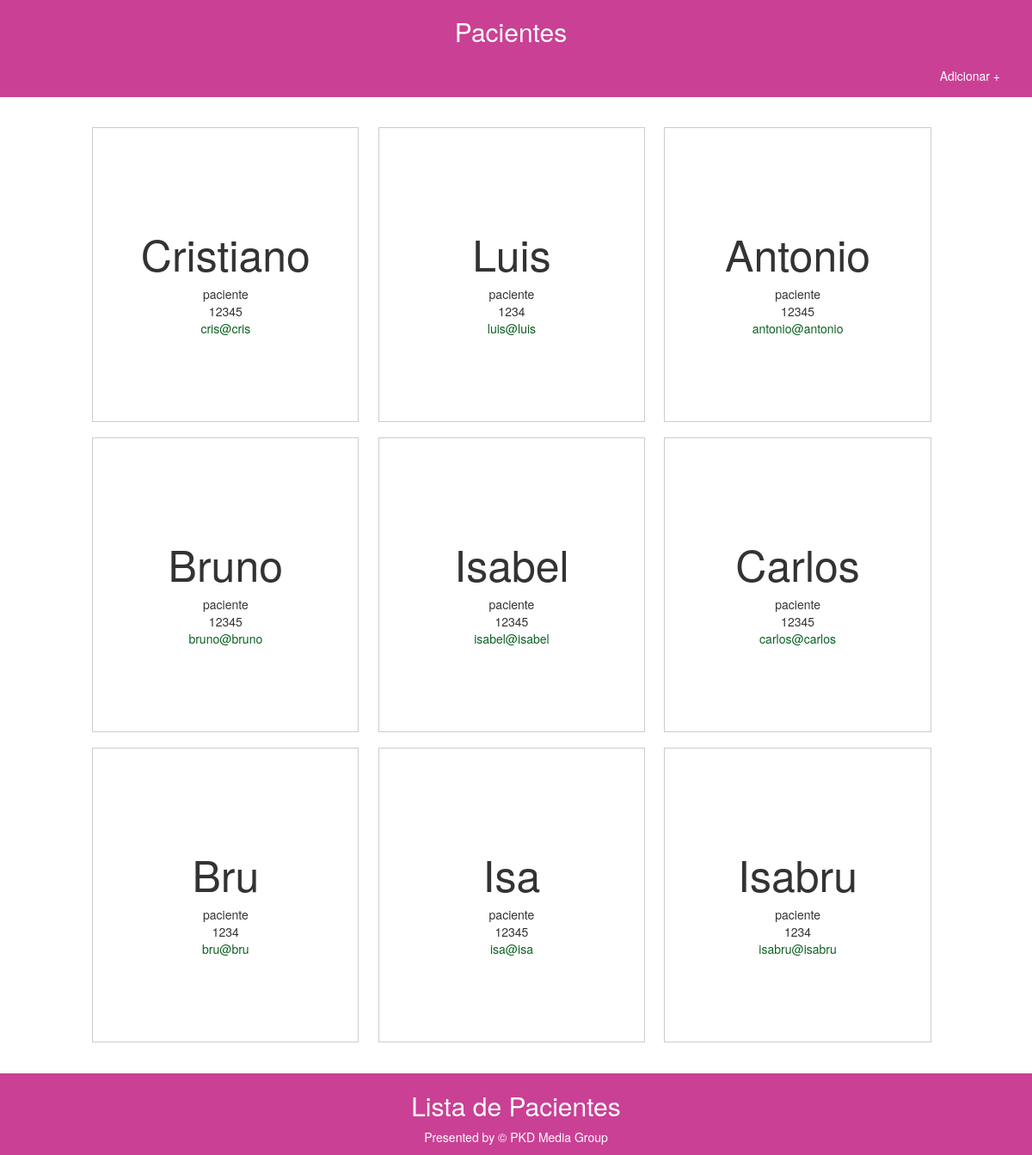
The page / on the database its author committed.
### mycontacts/models.py (models this page shows)
class Contact(models.Model):
    name = models.CharField(max_length=200)
    relation = models.CharField(max_length=200)
    phone = models.CharField(max_length=200)
    email = models.CharField(max_length=200)

### mycontacts/views.py (the view)
# urls.py: path(r'', views.show),
def show(request):
    contact_list = Contact.objects.all()
    return render(request, 'mycontacts/show.html',{'contacts': contact_list})

### mycontacts/templates/mycontacts/show.html
{% extends 'mycontacts/background.html' %}
{% load static %}
{% block content %}
<div class="container-show">
    <ul class="grid" style="list-style-type: none">
    {% for contact in contacts %}
    <li>
        <div>
            <h2 class="name">{{ contact.name }}</h2>
            <div class="relation">{{ contact.relation }}</div>
            <div class="phone">{{ contact.phone }}</div>
            <div class="email"><a href='{{ contact.email }}'>{{ contact.email }}</a> </div>
        </div>
    </li>
    {%  endfor %}
    </ul>
</div>
{% endblock content %}

### mycontacts/templates/mycontacts/background.html (shortened to what this page needs)
{% load static %}
<!DOCTYPE HTML>
<html lang="en-US">
<head>
    <link rel="stylesheet" href="https://maxcdn.bootstrapcdn.com/bootstrap/3.3.5/css/bootstrap.min.css">
    <link rel="stylesheet" href="https://maxcdn.bootstrapcdn.com/bootstrap/3.3.5/css/bootstrap-theme.min.css">
    <link rel="stylesheet" href="{% static 'css/show.css' %}">
    <link rel="stylesheet" href="{% static 'css/add.css' %}">
</head>
<body>
    <div class="header">
        <h2><a href="/">Pacientes</a></h2>
        <div class="pull-right">
		    <a href="/add">Adicionar + </a>
		</div>
    </div>
    <div class="body">
            {% block content %}
    </div>
    <div class="footer">
        <h2>Lista de Pacientes</h2>
        <p>Presented by </a>&copy PKD Media Group</p>
    </div>
</body>
</html>

### mycontacts/static/css/show.css (style rules this page uses)
html { height: 100%; }
.name { font-size: 50px; }
.email { color: #656e70; }
.grid { overflow: hidden; padding: 2em 2em; max-width: 76em; margin: 0 auto; }
.grid li { padding: 0 0.8em 1.3em ; }
.grid li > div { border-bottom: 1.8px solid #cccccc; border-right: 1.4px solid #cccccc; border-left: 0.7px solid #cccccc; border-top: 0.6px solid #cccccc; background: #ffffff; padding: 7em 2em; text-align: center; }
.grid li a { color: #0B6121; }
@media all and (min-width: 27em) { .grid li { width: 100%; float: left; } }
@media all and (min-width: 40em) { .grid li { width: 50%; } }
@media all and (min-width: 60em) { .grid li { width: 33%; } }
.container-show { padding-top: 10%; padding-bottom: 7%; }
body { position: relative; margin: 0; min-height: 100%; }
.footer { color:white; text-align: center; padding: 0.5px; width: 100%; height: 95px; background-color:#ca4095; position: absolute; right: 0; bottom: 0; left: 0; }
.header { color:white; background-color: #ca4095; width: 100%; position:fixed; text-align: center; transition: top .2s ease-in; }
.header a { text-decoration:none; display:block; color:white; margin-right: 12px; padding: 15px 25px; }
.header h2 a { text-decoration:none; color:white; padding: 0px 0px; }

### rows shown on the page
Contact: name "Cristiano", relation "paciente", phone "12345", email "cris@cris"
Contact: name "Luis", relation "paciente", phone "1234", email "luis@luis"
Contact: name "Antonio", relation "paciente", phone "12345", email "antonio@antonio"
Contact: name "Bruno", relation "paciente", phone "12345", email "bruno@bruno"
Contact: name "Isabel", relation "paciente", phone "12345", email "isabel@isabel"
Contact: name "Carlos", relation "paciente", phone "12345", email "carlos@carlos"
Contact: name "Bru", relation "paciente", phone "1234", email "bru@bru"
Contact: name "Isa", relation "paciente", phone "12345", email "isa@isa"
Contact: name "Isabru", relation "paciente", phone "1234", email "isabru@isabru"
